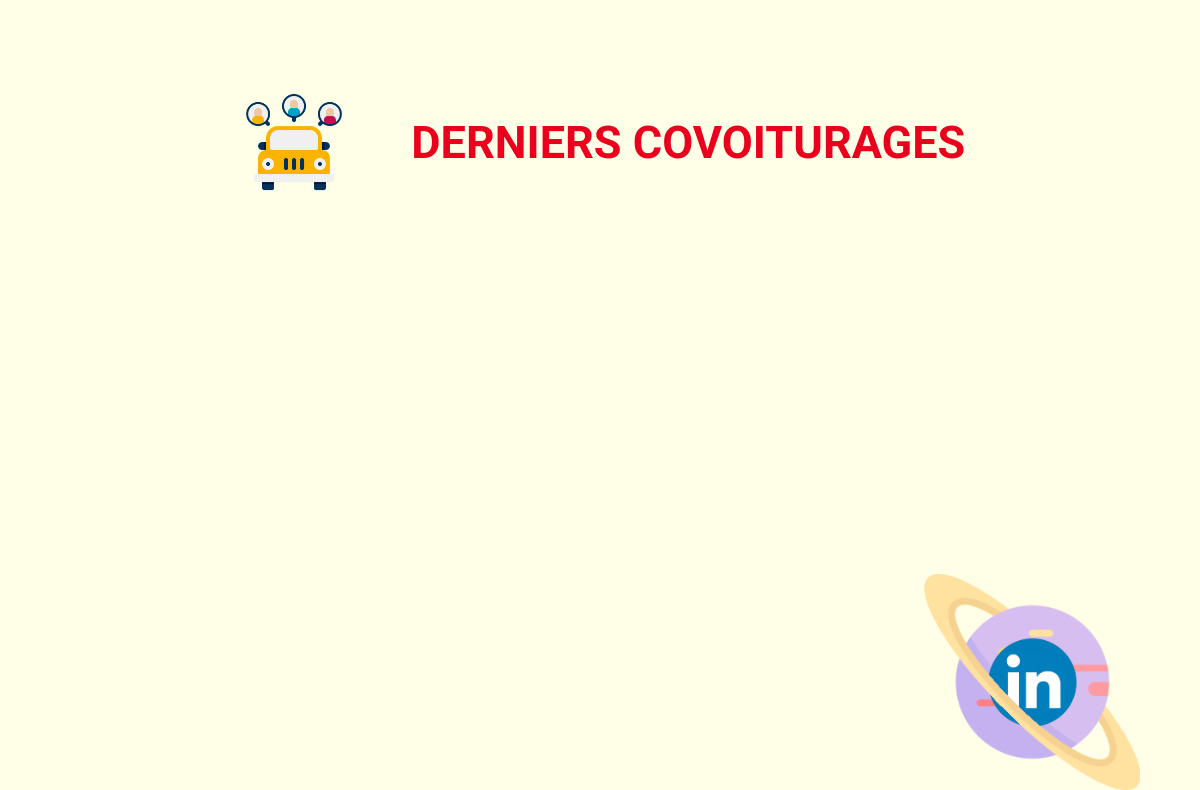
/html/home.php (lower part), run on an earlier commit of the app's database.
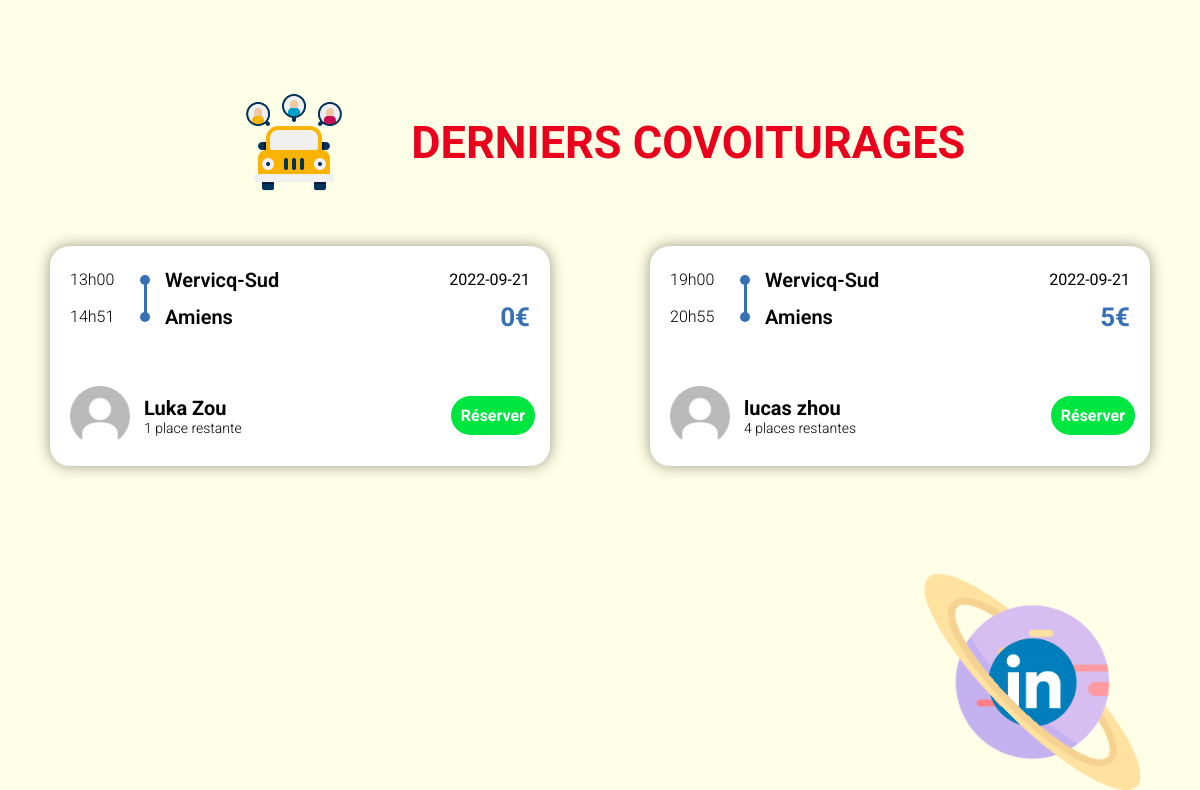
And on a later commit of the database.
### tables this page shows
CREATE TABLE `trajet` (
  `IdTrajet` int(10) NOT NULL,
  `TypeTrajet` varchar(50) NOT NULL,
  `isDemande` tinyint(1) DEFAULT NULL,
  `Description` varchar(255) NOT NULL DEFAULT '',
  `LieuDepart` varchar(50) NOT NULL DEFAULT 'Wervicq-Sud',
  `AdresseDepart` varchar(150) NOT NULL DEFAULT '21 Rue de Linselles',
  `LongitudeDepart` float DEFAULT 3.1134,
  `LatitudeDepart` float NOT NULL DEFAULT 50.7364,
  `LieuArrivee` varchar(50) NOT NULL DEFAULT 'Wervicq-Sud',
  `AdresseArrivee` varchar(150) NOT NULL DEFAULT '21 Rue de Linselles',
  `LongitudeArrivee` float NOT NULL DEFAULT 3.1134,
  `LatitudeArrivee` float NOT NULL DEFAULT 50.7364,
  `DateDepart` date NOT NULL,
  `DateArrivee` date DEFAULT NULL,
  `HeureDepart` time(4) DEFAULT NULL,
  `HeureArrivee` time(4) DEFAULT NULL,
  `DateAjout` date NOT NULL,
  `NbPassagers` int(10) NOT NULL,
  `PlacesRestantes` int(10) NOT NULL DEFAULT 0,
  `Prix` int(10) NOT NULL DEFAULT 0,
  `DisplayTel` tinyint(1) DEFAULT NULL,
  `AnneeEdition` int(10) NOT NULL,
  `IdCompte` int(10) NOT NULL
);

CREATE TABLE `compte` (
  `IdCompte` int(10) NOT NULL,
  `Nom` varchar(40) DEFAULT NULL,
  `Prenom` varchar(40) DEFAULT NULL,
  `Email` varchar(50) DEFAULT NULL,
  `telephone` int(10) DEFAULT NULL,
  `motDePasse` varchar(255) DEFAULT NULL,
  `isAdmin` tinyint(1) NOT NULL DEFAULT 0,
  `PhotoProfil` mediumblob DEFAULT NULL,
  `Description` varchar(255) DEFAULT NULL,
  `isVerif` tinyint(1) NOT NULL DEFAULT 0,
  `DateCreation` timestamp NOT NULL DEFAULT current_timestamp(),
  `lien_verif_mail` varchar(255) NOT NULL,
  `date_verif_mail` timestamp NULL DEFAULT NULL,
  `token_reset_password` varchar(255) NOT NULL,
  `expiration_reset_password` varchar(250) NOT NULL
);

### html/home.php (the view, shortened to what this page needs)
<!DOCTYPE html>
<html>
<head>
	<link rel="stylesheet" type="text/css" href="../css/nav.css">
	<link rel="stylesheet" type="text/css" href="../css/home.css">
	<link rel="stylesheet" type="text/css" href="../css/alert.css">
	 <link href="https://unpkg.com/aos@2.3.1/dist/aos.css" rel="stylesheet">
</head>
<body>
<?php
	include 'Connexion.php';
            ?>
	<a href="https://www.linkedin.com/company/les-briques-rouges-festival">
		<img class="ld-planet" src="../images/icon/ld-planet.png">
	</a>
	<?php
		include 'NavbarConn.php';
	?>
	<div class="list" id="list">
		<div class="header">
			<img src="../images/car.png">
			<h1>DERNIERS COVOITURAGES</h1>
		</div>
		<div id="down" class="wrapper">
			<?php
			$requete = "SELECT * FROM trajet ORDER BY DateAjout DESC";
			$result = mysqli_query($conn,$requete);
			$count = 0;
			while ($row = mysqli_fetch_assoc($result)) {
				$count++;
				$hourString1 = substr($row['HeureDepart'],0,2);
				$hourString2 = substr($row['HeureDepart'],3,2);
				$hourStringDeparture = $hourString1."h".$hourString2;
				$hourString3 = substr($row['HeureArrivee'],0,2);
				$hourString4 = substr($row['HeureArrivee'],3,2);
				$hourStringArrival = $hourString3."h".$hourString4;
				$idCompte = $row['IdCompte'];
				$requete2 = "SELECT * FROM compte WHERE IdCompte=$idCompte";
				$result2 = mysqli_query($conn,$requete2);
				$row2 = mysqli_fetch_assoc($result2);
				$pp = $row2['PhotoProfil'];
				if($pp == ""){
					$pp = "defaultpp.jpg";
				}
				if($count < 5){
					?>
					<div class="item">
						<div class="data-group">
							<span class="horaire">
								<?php echo $hourStringDeparture; ?>
							</span>
							<span class="place">
								<?php echo utf8_encode($row['LieuDepart']); ?>
							</span>
							<span class="date">
								<?php echo utf8_encode($row['DateDepart']); ?>
							</span>
						</div>
						<div class="data-group">
							<span class="horaire">
								<?php echo $hourStringArrival; ?>
							</span>
							<span class="place">
								<?php echo utf8_encode($row['LieuArrivee']); ?>
							</span>
							<span class="price">
								<?php echo $row['Prix']; ?>€
							</span>
						</div>
						<div class="account-info">
							<img class="profile-picture" src="../images/PhotoProfil/<?php echo $pp; ?>">
							<div class="profile-info">
								<span class="name"><?php echo $row2['Prenom']." ";echo $row2['Nom']; ?></span>
								<div class="available">
									<?php
										$value = $row['PlacesRestantes'];
										if($value == 1 || $value == 0) echo $value." place restante";
										else echo $value." places restantes"
									?>
								</div>
							</div>
							<div class="book-container"><a class="book" href="#" class="button">Réserver</a></div>
						</div>
					</div>
					<?php
				}}
				?>
			</div>
		</div>
	</body>
	</html>

### html/NavbarConn.php
<?php
if ((isset($_SESSION['login']) && $_SESSION['login'] != '') && $_SESSION["role"] == 1) {
    include 'NavBar3.php';
    }
    else if (!(isset($_SESSION['login']) && $_SESSION['login'] != '')) {
        include 'NavBar.php';
    }
    else{
        include 'NavBar2.php';
    }
?>

### html/NavBar.php (shortened to what this page needs)
</html>

### css/nav.css (style rules this page uses)
body { margin: 0px; padding: 0px; box-sizing: border-box; }

### css/home.css (style rules this page uses)
:root { --black: #161920; --navy : #3671B3; --blue : #BDE4FC; --white : #FFFEE6; --orange : #FF890A; --red : #EA001C; --darkred : #AF001E; }
body { margin: 0; font-family: 'Roboto'; scroll-behavior: smooth; background-color: var(--white); overflow-x: hidden; }
.ld-planet { position: absolute; top: 280vh; right: 5vw; width: 18%; animation: planet-wave 4s infinite ease-in-out; }
h1 { display: flex; flex-direction: column; align-items: center; font-size: 60px; }
.list { display: flex; flex-direction: column; align-items: center; width: 100%; }
.list .header { display: flex; justify-content: space-around; align-items: center; margin: 20px 0px; }
.list img { width: 15%; }
.list h1 { font-size: 45px; color: #EA001C; font-weight: bold; }
.wrapper { display: flex; flex-wrap: wrap; align-items: center; justify-items: space-evenly; width: 100%; }
.item { width: 40%; height: 200px; border-radius: 20px; background: white; margin: 20px auto 40px auto; padding: 10px; -webkit-box-shadow: 0px 0px 15px 0px rgba(0,0,0,0.4); box-shadow: 0px 0px 15px 0px rgba(0,0,0,0.4); transition: -webkit-box-shadow 1s; position: relative; }
.data-group { width: 100%; display: flex; align-items: center; margin-left: 10px; margin-top: 10px; position: relative; top: -30px; }
.item::before { content: ''; display: block; background-color: #3671B3; width: 3px; height: 32px; position: relative; top: 28px; left: 83.5px; }
.horaire { min-width: 50px; font-weight: 300; margin-right: 30px; }
.place { font-weight: 600; font-size: 20px; width: 50vw; }
.place::before { content: ''; background-color: var(--navy); width: 10px; height: 10px; position: relative; display: inline-block; border-radius: 50%; top: -2px; left: -10px; }
.date { text-align: right; margin-right: 20px; width: 200px; }
.price { color: var(--navy); font-size: 26px; font-weight: 700; text-align: right; width: 100%; margin-right: 20px; }
.account-info { width: 93%; display: flex; align-items: center; margin-left: 40px; margin-right: 20px; margin-top: 10px; position: absolute; left: -20px; bottom: 20px; }
.profile-info { white-space: nowrap; margin-left: 3%; }
.account-info img { width: 60px; border-radius: 50%; }
.account-info .name { font-size: 20px; font-weight: 700; }
.available { font-size: 14px; font-weight: 300; }
.account-info .book { background-color: #00e640; text-decoration: none; color: white; text-align: right; padding: 10px; border-radius: 500px; font-weight: 700; -webkit-transition: all 0.5s ease-in-out; }
.book-container { width: 100%; text-align: right; }

What changed in the data, as far as the page shows it:
added trajet: HeureDepart "13h00", LieuDepart "Wervicq-Sud", DateDepart "2022-09-21", HeureArrivee "14h51", LieuArrivee "Amiens", Prix "0", IdCompte.Prenom "Luka", IdCompte.Nom "Zou", PlacesRestantes "1"
added trajet: HeureDepart "19h00", LieuDepart "Wervicq-Sud", DateDepart "2022-09-21", HeureArrivee "20h55", LieuArrivee "Amiens", Prix "5", IdCompte.Prenom "lucas", IdCompte.Nom "zhou", PlacesRestantes "4"
